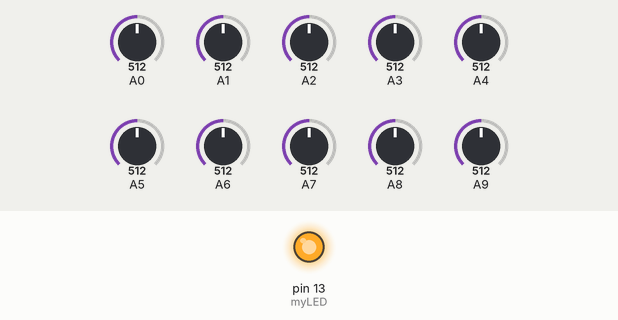
Bench run of a sketch on a simulated Teensy 4. Parts: output pins drawn as LEDs (lit = HIGH). The test bench sets the inputs (shaded band); at power-on: A0 = 512, A1 = 512, A2 = 512, A3 = 512, A4 = 512, A5 = 512, A6 = 512, A7 = 512, A8 = 512, A9 = 512.

Above: at 0.1 s.
Timing chart, 0 to 1.6 s (numbered marks = the images above):
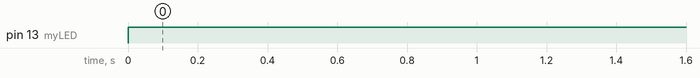

Measured:
- by itself, pin 13 (myLED): LOW → HIGH at 0.00 s

The sketch:

kiss_withNoComments.ino
```cpp
int myLED = 13;

int myPots[10];
int myOldPots[10];
int myAveragePots[10];

void setup(){
 pinMode(myLED, OUTPUT);
  //add some flashing lights
}

void loop(){

 for(int i; i<10; i++){

   myPots[i] = analogRead(i)/8;
   myAveragePots[i] = (myAveragePots[i] * 0.5) + (myPots[i] * 0.5);

   if(myAveragePots[i] != myOldPots[i]){
     myOldPots[i] = myAveragePots[i];
     digitalWrite(myLED, HIGH);
     usbMIDI.sendControlChange( i, myAveragePots[i], 177);
     delay(3);
     }
    else{
     digitalWrite(myLED, LOW);
    }

 }


}
```
